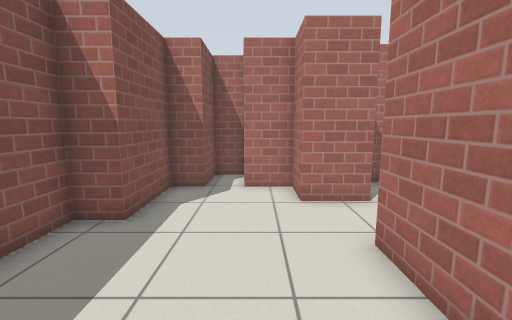
View 1 (above)

15 first-person views from a walk through a Gazebo world. The camera is 1.1 m above the floor, tilts 8° down and sees 90° across. Floor lines are 1 m apart. The floor is counted in squares, 0.5 m on a side. Each view is taken from the middle of a square. On the plan, view 1 faces up. The plan holds only what a view shows up to about 17 squares ahead; the rest is blank. Simple patterns stand in for the simulator's built-in surfaces.

View 2
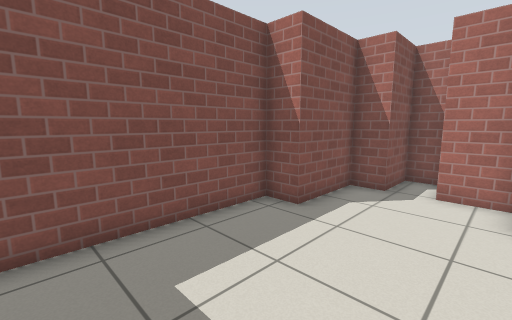

View 3
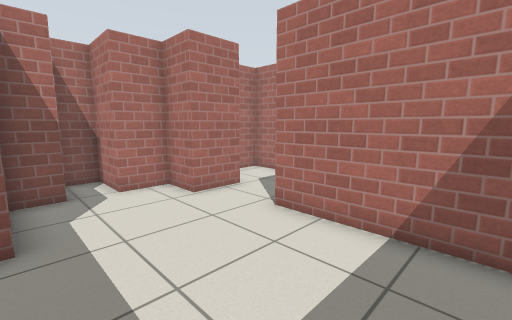

View 4
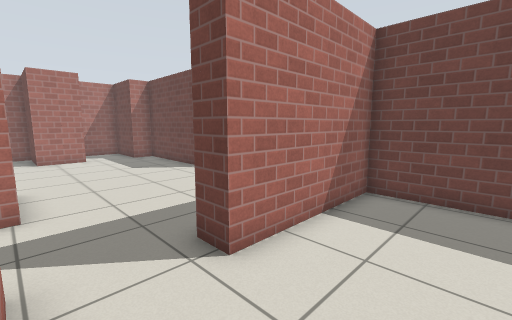

View 5
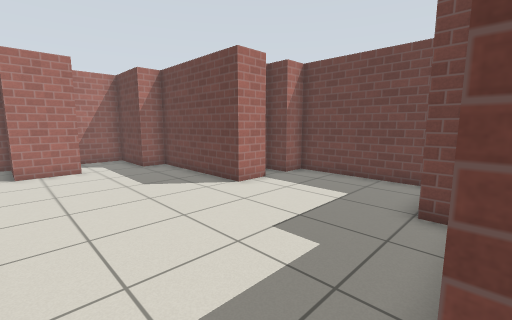

View 6
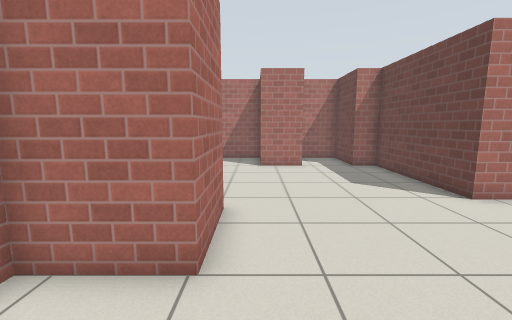

View 7
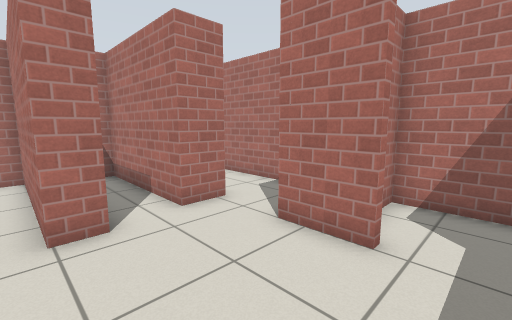

View 8
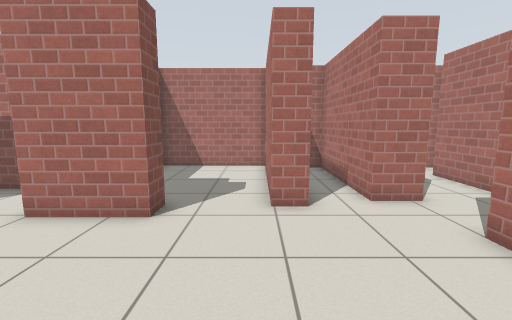

View 9
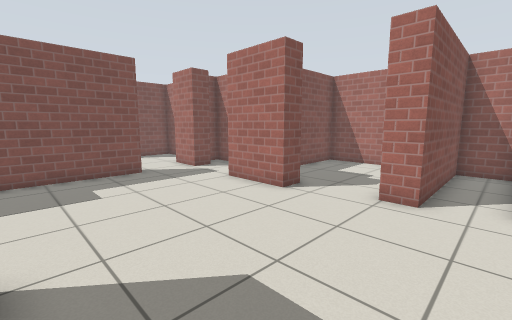

View 10
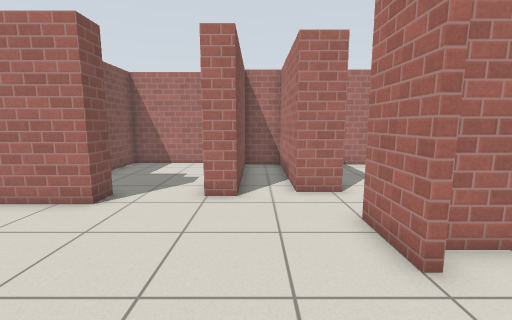

View 11
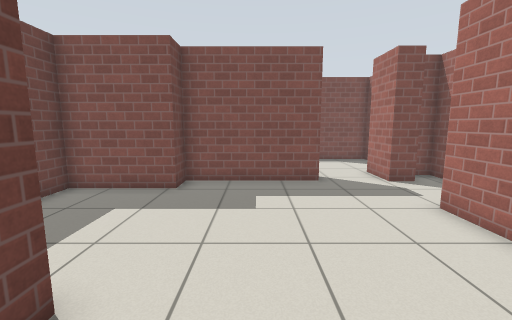

View 12
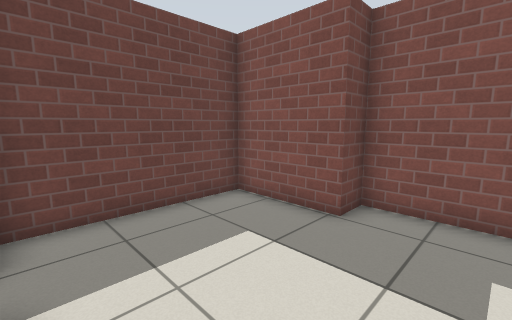

View 13
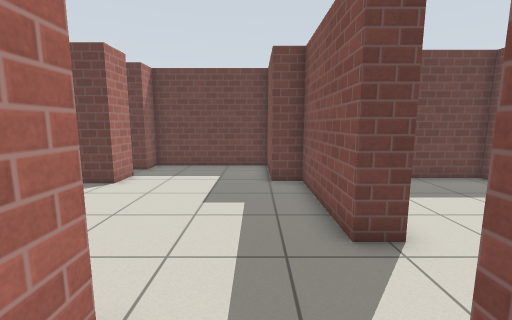

View 14
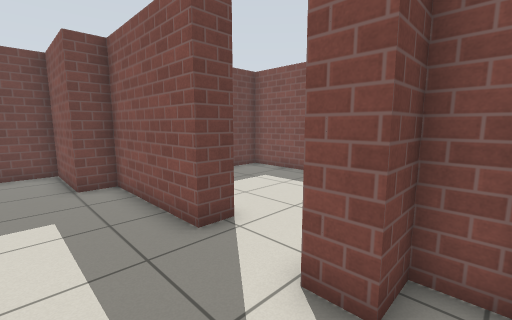

View 15
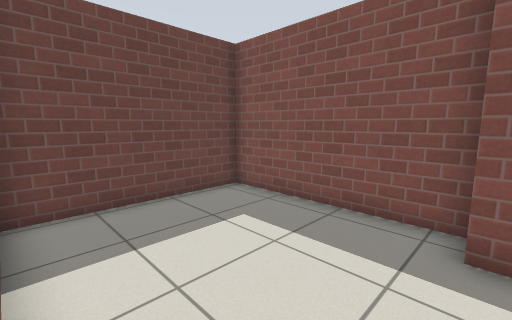

### Floor plan
Ten units are one square. View 1 is at (0, 0); x grows to the right and y downward. Boxes are objects, and circles mark ways between rooms. Rooms are numbered by the first view taken in them; rooms with no view inside come last. Other rooms are left out.
<svg viewBox="-47 -149 249 198">
<path fill="none" stroke="#000" d="M13 -71 13 -88 -4 -88 -4 -110 -18 -110 -18 -88 -30 -88 -30 -57 -42 -57 -42 12 22 12 22 -44M103 19 103 4 165 4 165 -8 197 -8 197 -42 172 -42M95 -79 95 -69 65 -69 65 -96 21 -96 21 -82 32 -82 32 -71 13 -71M169 -35 165 -35 165 -57M22 -44 32 -44 32 7 44 7 44 44 103 44 103 33 115 33M169 -82 153 -82 153 -139 134 -139 134 -77 124 -77M124 -77 125 -144 71 -144 71 -112"/>
<circle cx="25" cy="-55" r="3" fill="#2a7"/>
<circle cx="110" cy="-80" r="3" fill="#2a7"/>
<text x="-10" y="-40">1</text>
<text x="100" y="-30">2</text>
<text x="100" y="-120">3</text>
</svg>
Room 1 opens to room 2. Room 2 opens to room 3.

Where each view was taken, in squares from view 1:
view 1: 0 up, 0 right, facing up
view 2: 0 up, 1 right, facing up-left
view 3: 0 up, 3 left, facing up-right
view 4: 7 up, 1 left, facing down-right
view 5: 6 up, 3 right, facing down-right
view 6: 6 up, 3 right, facing right
view 7: 2 up, 12 right, facing up-right
view 8: 1 up, 12 right, facing up
view 9: 0 up, 15 right, facing up-left
view 10: 0 up, 14 right, facing up
view 11: 2 up, 13 right, facing left
view 12: 2 up, 10 right, facing down-left
view 13: 9 up, 5 right, facing down
view 14: 9 up, 6 right, facing down-left
view 15: 6 up, 2 right, facing down-left
